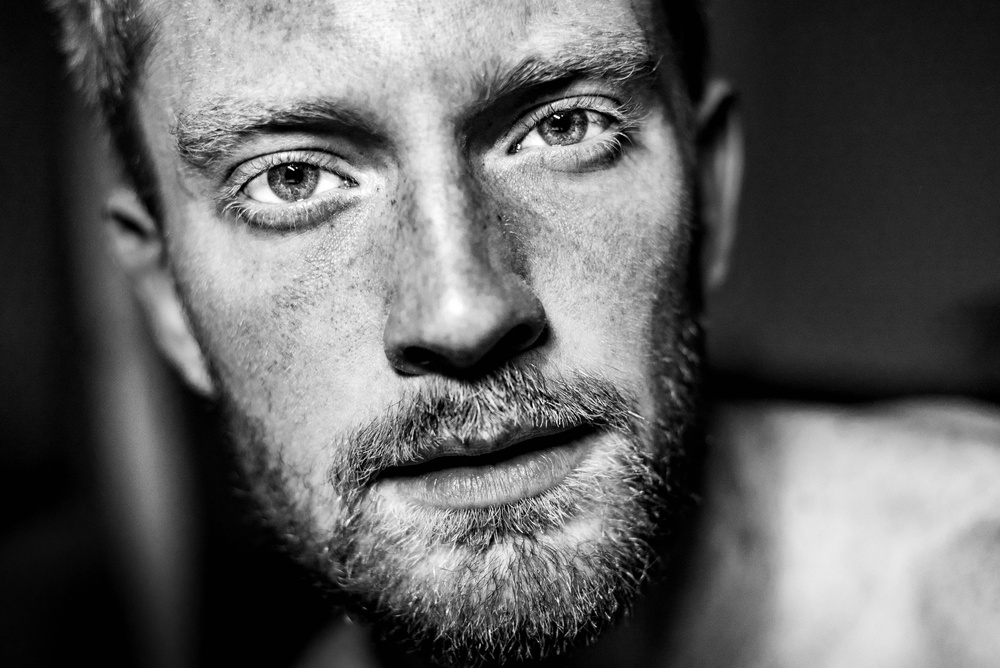
#> input picture Trabalho1/mitchell.jpg, 1000 x 668 px, shrunk from 4240 x 2832 before the run
$ jupyter execute --allow-errors Trabalho1.ipynb   (shell and % lines are left out)
#> lines starting #> are read from the running program, lines starting #| are printed output that depends on the picture; after the words box and inside, x2 and y2 are one past the last pixel; in counts of white or black regions, pixels touching at a corner belong together
[cell 1]
# Imports
import math
import numpy as np
import matplotlib.pyplot as plt
import matplotlib.image as mpimg

[cell 2]
# Load image
img = mpimg.imread('mitchell.jpg')
#> img is the input picture: shape (668, 1000, 3); min 0, max 255, mean 97
imgplot = plt.imshow(img)

[cell 3]
# Selects only one channel
img_singch = img[:,:,0]

### 1.1 Transformação de Intensidade

[cell 4]
def transf_negative(img):
    return 255 - img
f, axs = plt.subplots(1,2, figsize=(12,12))
f.suptitle('Negativo', fontsize=22)
axs[0].set_title('Antes', fontsize=18)
axs[0].set_axis_off()
axs[0].imshow(img_singch, cmap='gray', vmin=0, vmax=255)
axs[1].set_title('Depois', fontsize=18)
axs[1].set_axis_off()
axs[1].imshow(transf_negative(img_singch), cmap='gray', vmin=0, vmax=255)
plt.tight_layout()
plt.subplots_adjust(top=1.5)
plt.show()

[cell 5]
def transf_interval(img,in_min, in_max, out_min, out_max):
#> called with in_min = 0, in_max = 255, out_min = 100, out_max = 200
    return ((out_max - out_min)/(in_max - in_min))*(img-in_min) + out_min

f, axs = plt.subplots(1,2, figsize=(12,12))
f.suptitle('Conversão de intervalo', fontsize=22)
axs[0].set_title('Antes', fontsize=18)
axs[0].set_axis_off()
axs[0].imshow(img_singch, cmap='gray', vmin=0, vmax=255)
axs[1].set_title('Depois', fontsize=18)
axs[1].set_axis_off()
axs[1].imshow(transf_interval(img_singch,0,255,100,200), cmap='gray', vmin=0, vmax=255)
plt.tight_layout()
plt.subplots_adjust(top=1.5)
plt.show()
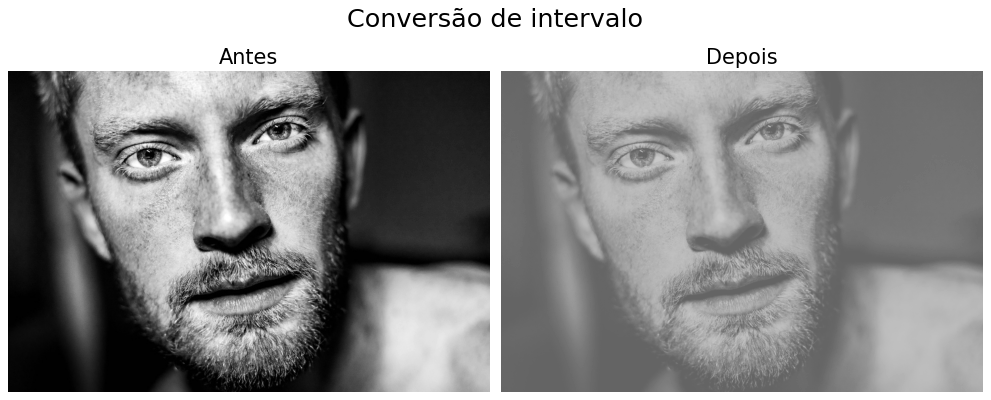
#> figure drawn by matplotlib, 2 panels

### 1.2 Ajuste de Brilho

[cell 6]
def gamma_correction(img, gamma):
    # First convert it to the interval [0,1]
#> called with gamma = 1.5
    img_tmp = transf_interval(img,0,255,0,1)
    img_tmp = img_tmp**float(1/gamma)
    img_tmp = transf_interval(img_tmp,0,1,0,255)
    return img_tmp


f, axs = plt.subplots(2,2, figsize=(12,12))
f.suptitle('Ajuste de Brilho', fontsize=22)
axs[0][0].set_title('Imagem original', fontsize=18)
axs[0][0].set_axis_off()
axs[0][0].imshow(img_singch, cmap='gray', vmin=0, vmax=255)
axs[0][1].set_title('γ = 1.5', fontsize=18)
axs[0][1].set_axis_off()
axs[0][1].imshow(gamma_correction(img_singch, 1.5), cmap='gray', vmin=0, vmax=255)
axs[1][0].set_title('γ = 2.5', fontsize=18)
axs[1][0].set_axis_off()
axs[1][0].imshow(gamma_correction(img_singch, 2.5), cmap='gray', vmin=0, vmax=255)
axs[1][1].set_title('γ = 0.5', fontsize=18)
axs[1][1].set_axis_off()
axs[1][1].imshow(gamma_correction(img_singch, 3.5), cmap='gray', vmin=0, vmax=255)
#> call 3 of gamma_correction, with gamma = 3.5
#> in gamma_correction (call 3), `img_tmp = img_tmp**float(1/gamma)`:
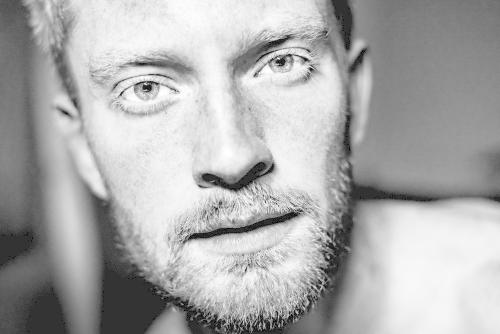
#> img_tmp: shape (668, 1000) float64 (shown at 1/2 size); min 0, max 1, mean 0.679
plt.axis('off')
plt.tight_layout()
plt.subplots_adjust(top=1)
plt.show()

[cell 7]
# For gama  = 0.5
plt.imshow(gamma_correction(img_singch, 0.5), cmap='gray', vmin=0, vmax=255)
#> call 4 of gamma_correction, with gamma = 0.5
#> in gamma_correction (call 4), `img_tmp = img_tmp**float(1/gamma)`:
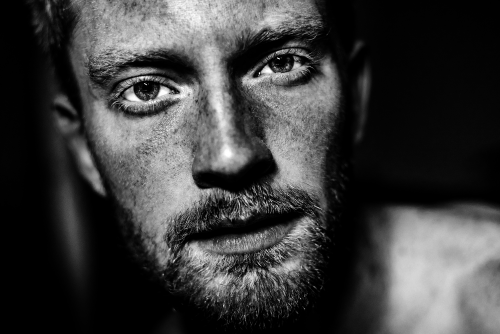
#> img_tmp: shape (668, 1000) float64 (shown at 1/2 size); min 0, max 1, mean 0.24
plt.axis('off')
plt.title('γ = 0.5', fontsize=18)
plt.tight_layout()
plt.subplots_adjust(top=1)
plt.show()

### 1.3 Quantização de imagens

[cell 8]
from PIL import Image
import PIL

def quantization(img, colors):
    # First transformto negative to match the quantize() method output
#> called with colors = 64
    pil_img = Image.fromarray(transf_negative(img))
    pil_img = pil_img.quantize(colors)
    return np.array(pil_img)

f, axs = plt.subplots(3,3, figsize=(12,12))
f.suptitle('Quantização', fontsize=22)
axs[0][0].axis('off')
axs[0][2].axis('off')
axs[0][1].set_title('Imagem original - 256 níveis', fontsize=18)
axs[0][1].set_axis_off()
axs[0][1].imshow(img_singch, cmap='gray')

axs[1][0].set_title('64 níveis', fontsize=18)
axs[1][0].set_axis_off()
axs[1][0].imshow(quantization(img_singch,64), cmap='gray')

axs[1][1].set_title('32 níveis', fontsize=18)
axs[1][1].set_axis_off()
axs[1][1].imshow(quantization(img_singch,32), cmap='gray')

axs[1][2].set_title('16 níveis', fontsize=18)
axs[1][2].set_axis_off()
axs[1][2].imshow(quantization(img_singch,16), cmap='gray')

axs[2][0].set_title('8 níveis', fontsize=18)
axs[2][0].set_axis_off()
axs[2][0].imshow(quantization(img_singch,8), cmap='gray')

axs[2][1].set_title('4 níveis', fontsize=18)
axs[2][1].set_axis_off()
axs[2][1].imshow(quantization(img_singch,4), cmap='gray')
#> in quantization (call 5), `pil_img = pil_img.quantize(colors)`:
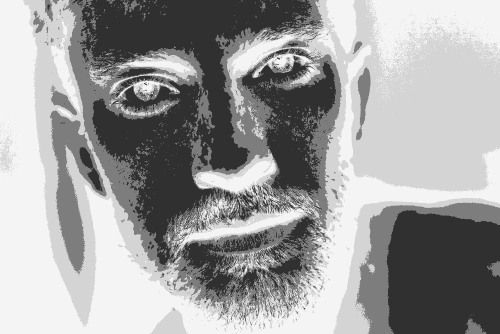
#> pil_img: PIL image 1000x668 P (shown at 1/2 size); min 48, max 244, mean 158.1

axs[2][2].set_title('2 níveis', fontsize=18)
axs[2][2].set_axis_off()
axs[2][2].imshow(quantization(img_singch,2), cmap='gray')
#> in quantization (call 6), `pil_img = pil_img.quantize(colors)`:
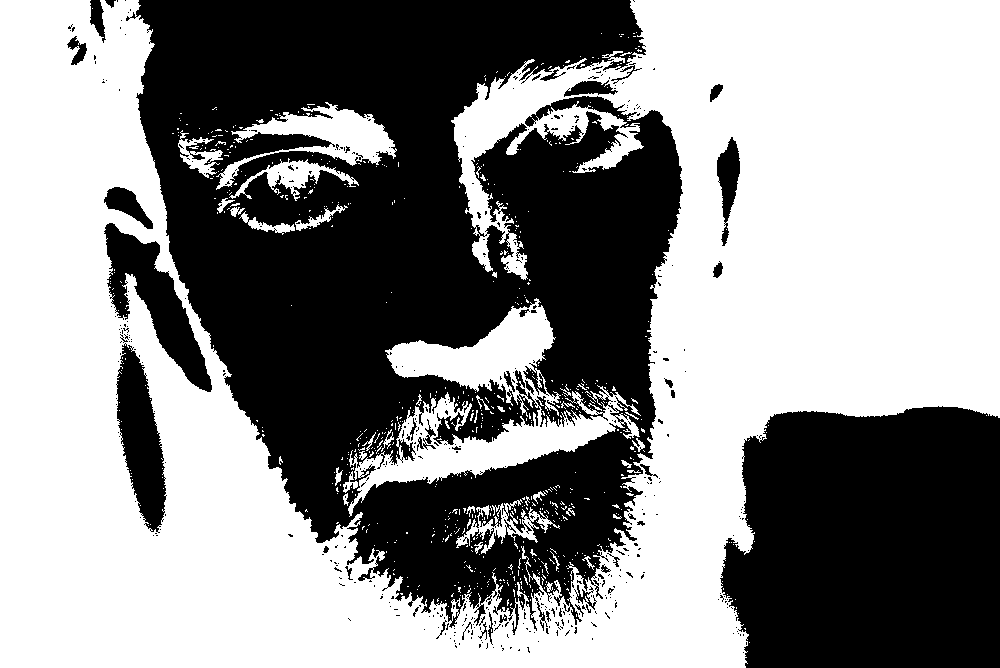
#> pil_img: PIL image 1000x668 P; values 87 (black) and 228 (white), 55.6% white; 476 black regions (436 under 20 px), largest, box (x1, y1, x2, y2) and area: (126, 0, 683, 635) 212422, (720, 406, 1000, 668) 65865, (104, 223, 212, 392) 6414

plt.axis('off')
plt.tight_layout()
plt.show()

[cell 9]
# Percentage of pixels that are greater than 127
greater_than = (img_singch < 127).sum()
#> greater_than = 411799
greater_than/len(img_singch.flatten())
#> Out = 0.616

### 1.4 Planos de Bits

[cell 10]
def plan_bit(img, plan_n):
#> called with plan_n = 0
    mask = 2**plan_n
    return img & mask
#> returned value: shape (668, 1000); values 0 (black) and 1 (white), 51.7% white; black in thin lines or dots

f, axs = plt.subplots(3,3, figsize=(12,12))
f.suptitle('Planos de Bits', fontsize=22)
axs[0][0].set_title('Imagem original', fontsize=18)
axs[0][0].set_axis_off()
axs[0][0].imshow(img_singch, cmap='gray')
axs[0][1].set_title('plano de bit 0', fontsize=18)
axs[0][1].set_axis_off()
axs[0][1].imshow(plan_bit(img_singch, 0), cmap='gray')
axs[0][2].set_title('plano de bit 1', fontsize=18)
axs[0][2].set_axis_off()
axs[0][2].imshow(plan_bit(img_singch, 1), cmap='gray')
axs[1][0].set_title('plano de bit 2', fontsize=18)
axs[1][0].set_axis_off()
axs[1][0].imshow(plan_bit(img_singch, 2), cmap='gray')
axs[1][1].set_title('plano de bit 3', fontsize=18)
axs[1][1].set_axis_off()
axs[1][1].imshow(plan_bit(img_singch, 3), cmap='gray')
axs[1][2].set_title('plano de bit 4', fontsize=18)
axs[1][2].set_axis_off()
axs[1][2].imshow(plan_bit(img_singch, 4), cmap='gray')
axs[2][0].set_title('plano de bit 5', fontsize=18)
axs[2][0].set_axis_off()
axs[2][0].imshow(plan_bit(img_singch, 5), cmap='gray')
axs[2][1].set_title('plano de bit 6', fontsize=18)
axs[2][1].set_axis_off()
axs[2][1].imshow(plan_bit(img_singch, 6), cmap='gray')
#> in plan_bit (call 7), `return img & mask`:
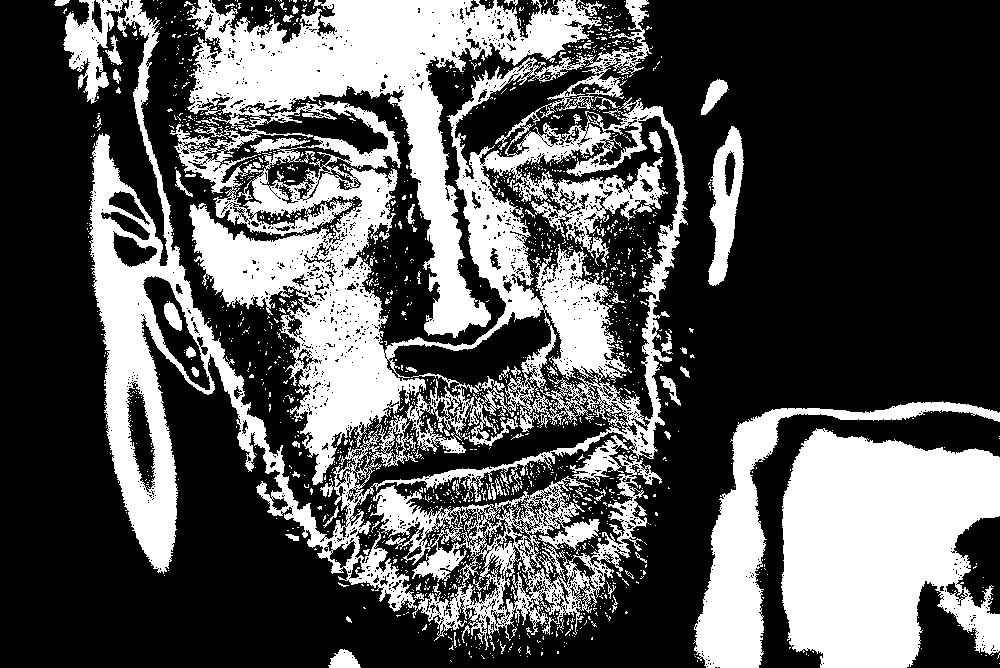
#> returned value: shape (668, 1000); values 0 (black) and 64 (white), 33.7% white; 1681 white regions (1588 under 20 px), largest, box (x1, y1, x2, y2) and area: (89, 0, 688, 612) 140711, (781, 428, 1000, 668) 40169, (370, 454, 662, 650) 15446
axs[2][2].set_title('plano de bit 7', fontsize=18)
axs[2][2].set_axis_off()
axs[2][2].imshow(plan_bit(img_singch, 7), cmap='gray')
#> in plan_bit (call 8), `return img & mask`:
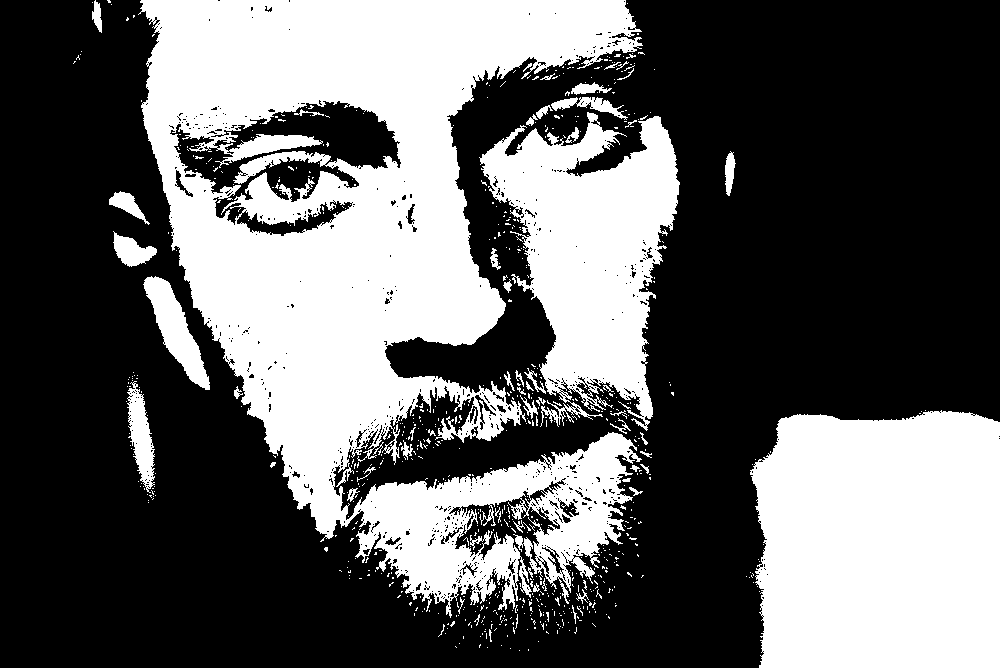
#> returned value: shape (668, 1000); values 0 (black) and 128 (white), 38.1% white; 724 white regions (667 under 20 px), largest, box (x1, y1, x2, y2) and area: (138, 0, 643, 618) 149117, (750, 410, 1000, 668) 59725, (479, 112, 680, 431) 34334
plt.axis('off')
plt.tight_layout()
plt.subplots_adjust(top=1)
plt.show()

### 1.5 Mosaico 4x4

[cell 11]
shape = img_singch.shape
width = shape[0]
height = shape[1]
hor_step = math.ceil(width/4)
ver_step = math.ceil(width/4)
array_list = []
print(hor_step)
#| 167
print(ver_step)
#| 167
#> (the rest of this cell did not finish here and is left out)

$ run again, with Trabalho1/bike.jpg copied over Trabalho1/mitchell.jpg
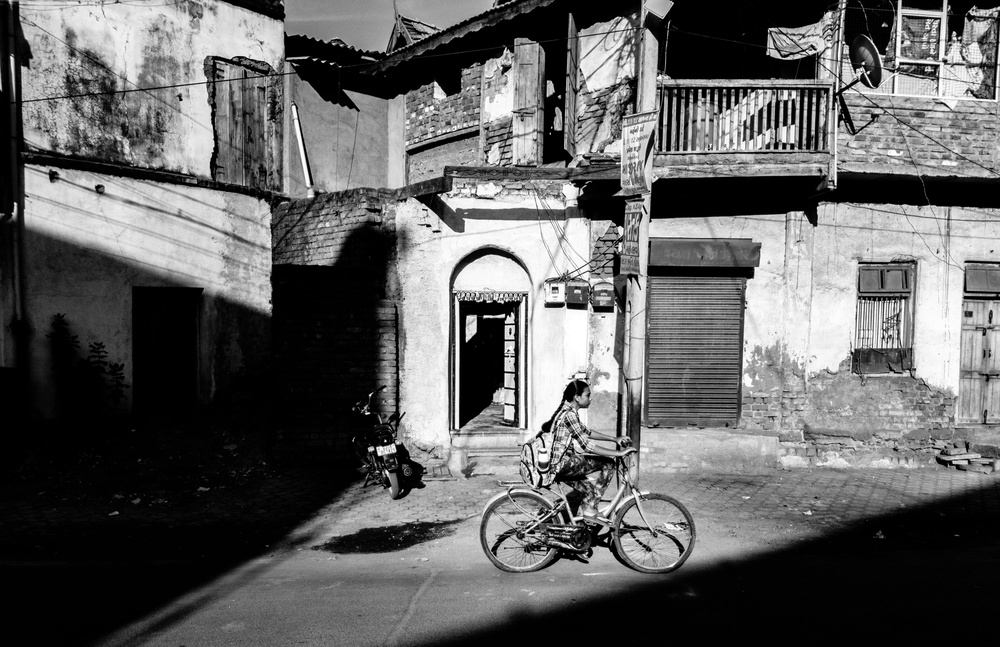
#> input picture Trabalho1/bike.jpg, 1000 x 647 px, shrunk from 4032 x 2609 before the run
#> img is the input picture: shape (647, 1000, 3); min 0, max 255, mean 97.8
#> in quantization (call 6), `pil_img = pil_img.quantize(colors)`:
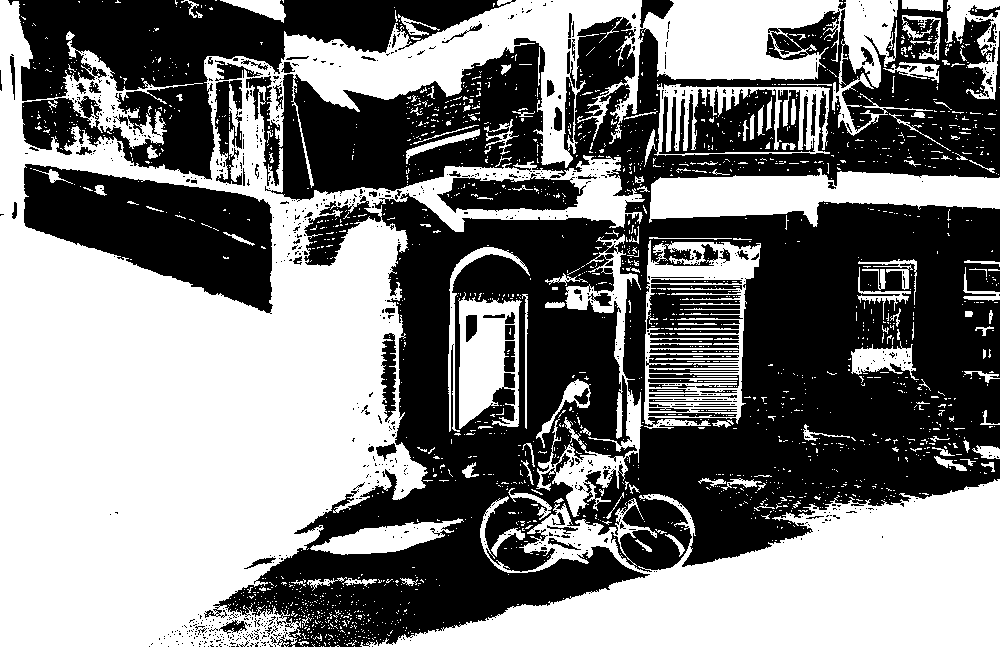
#> pil_img: PIL image 1000x647 P; values 80 (black) and 234 (white), 49.7% white; 1994 white regions (1848 under 20 px), largest, box (x1, y1, x2, y2) and area: (0, 0, 933, 647) 201717, (360, 479, 1000, 647) 57401, (649, 168, 1000, 227) 12066
#> greater_than = 376165
#> Out = 0.581
#> in plan_bit (call 8), `return img & mask`:
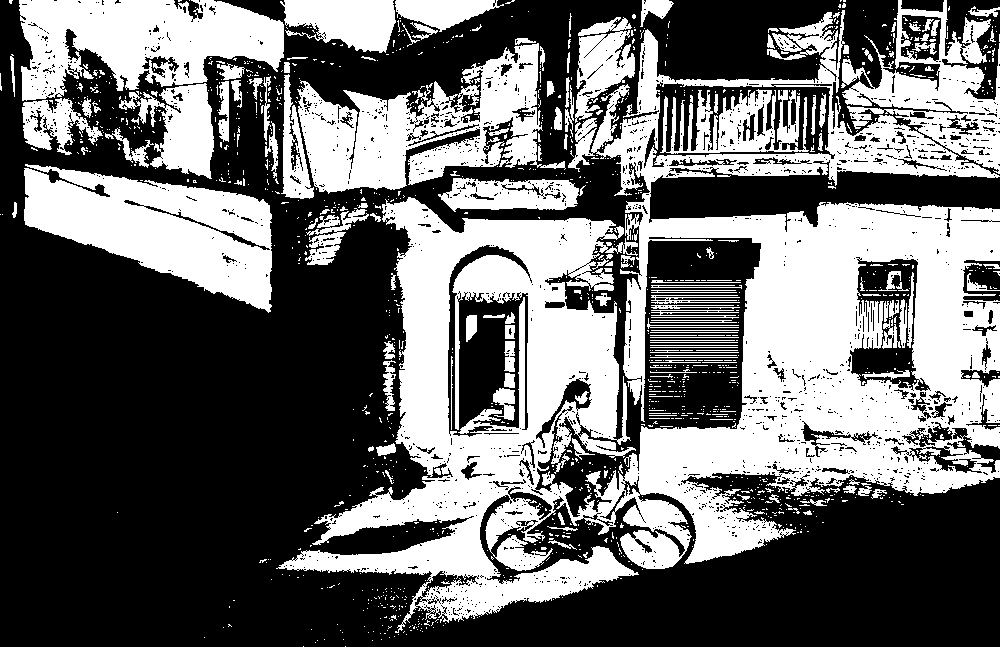
#> returned value: shape (647, 1000); values 0 (black) and 128 (white), 41.6% white; 1340 white regions (1171 under 20 px), largest, box (x1, y1, x2, y2) and area: (276, 10, 1000, 633) 155621, (24, 164, 272, 313) 20174, (297, 43, 566, 194) 18529
#| 162
#| 162

$ run again, with Trabalho1/olar.jpg copied over Trabalho1/mitchell.jpg
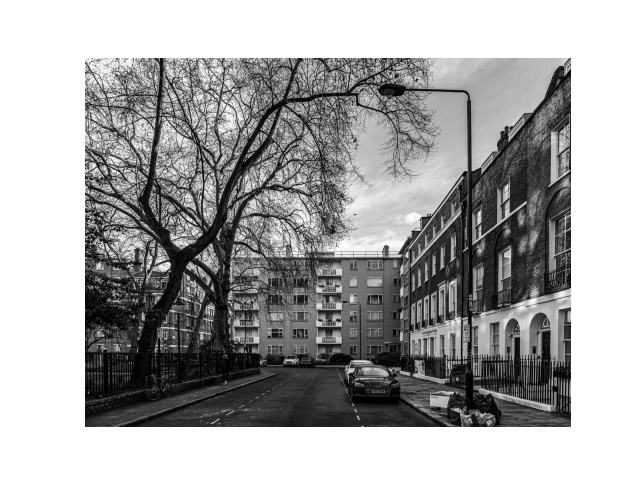
#> input picture Trabalho1/olar.jpg, 640 x 480 px
#> img is the input picture: shape (480, 640, 3); min 0, max 255, mean 165.8
#> in quantization (call 6), `pil_img = pil_img.quantize(colors)`:
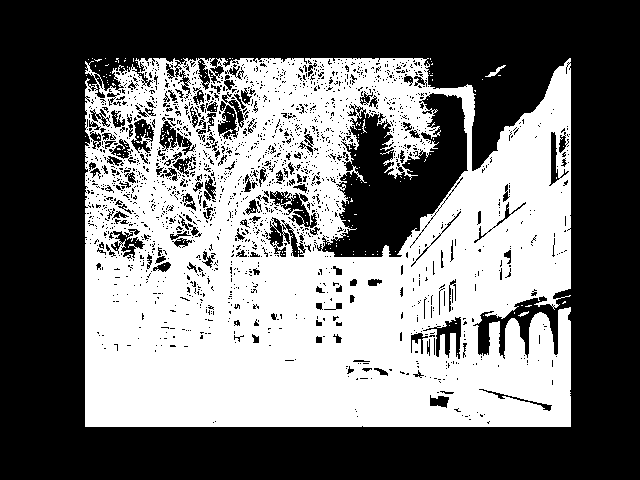
#> pil_img: PIL image 640x480 P; values 8 (black) and 170 (white), 44.9% white; 210 white regions (206 under 20 px), largest, box (x1, y1, x2, y2) and area: (85, 58, 571, 427) 137364, (485, 65, 506, 77) 64, (518, 311, 529, 317) 27, (362, 119, 367, 133) 23
#> greater_than = 112304
#> Out = 0.366
#> in plan_bit (call 8), `return img & mask`:
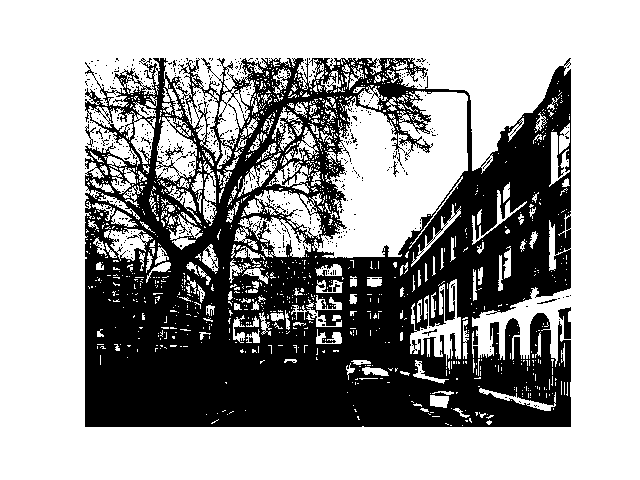
#> returned value: shape (480, 640); values 0 (black) and 128 (white), 63.2% white; 586 black regions (574 under 20 px), largest, box (x1, y1, x2, y2) and area: (85, 58, 571, 427) 111206, (558, 307, 571, 339) 231, (165, 143, 183, 161) 81
#| 120
#| 120
